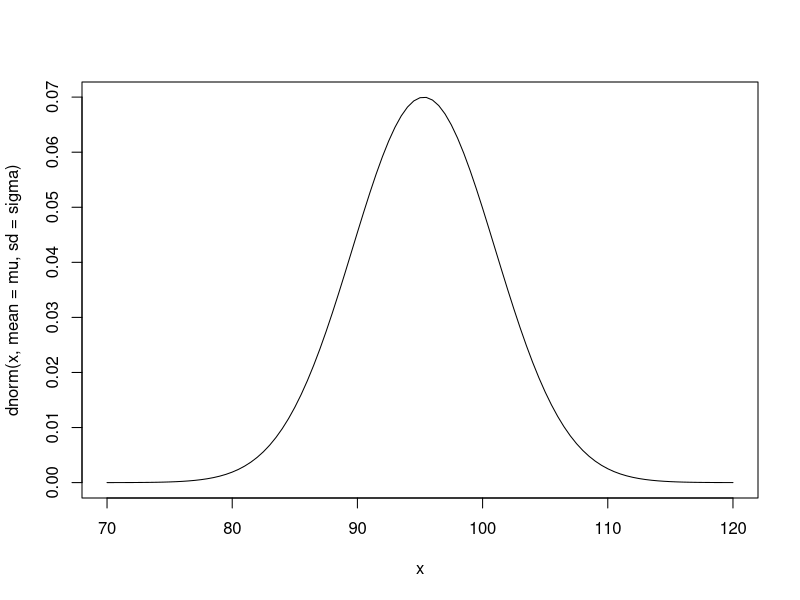

This figure's R source: (Note: this script raises an error after producing the figure.)
#poblacio
mu<-95.3 #mitjana
sigma<-5.7 #desviació tipica

curve(dnorm(x,mean=mu,sd=sigma),xlim=c(70,120))

set.seed(123)
rnorm(4,mu,sigma) #mostra aleatoria de tamany 4

pnorm(90,mu,sigma) #prob que valgui 90

Y<- function(i)(sum(rnorm(4,mu,sigma)))
Y1000000<- sapply(1:1000000,Y)
hist(Y100000)
mean(Y100000) #valor esperat de la suma mostral

#en teoria, la mitja de la suma mostral de n=4 és...
4*mu
#variança de la suma mostral és...
4*sigma^2

Y<- function(i)(sum(rnorm(100,mu,sigma))) #sumar 100 mostres
Y100000<- sapply(1:100000,Y)
hist(Y100000)
var(Y100000)

#en teoria
100*sigma^2

#c)
1-pnorm(103,mu,sigma)

Y<- function(i)(rnorm(1,mu,sigma))
Y100000<- sapply(1:100000,Y)
hist(Y100000)
mean(Y100000>103)

#d)
Xbar<- function(i)(mean(rnorm(4,mu,sigma))) #mitjana de 4 mostres
Xbar100000<- sapply(1:100000,Xbar)
hist(Xbar100000)
mean(Xbar100000<98)

#e)
Ssq<- function(i)(var(rnorm(100,mu,sigma))) #variança de 100 mostres
Ssq100000<- sapply(1:100000,Ssq)
hist(Ssq100000)
mean(Ssq100000>32)
1-pchisq((100-1)*32/sigma^2,100-1)

hist(Ssq100000*(100-1)/sigma^2)
curve(dchisq(x,100-1),add=TRUE,lwd=2,col="red")
